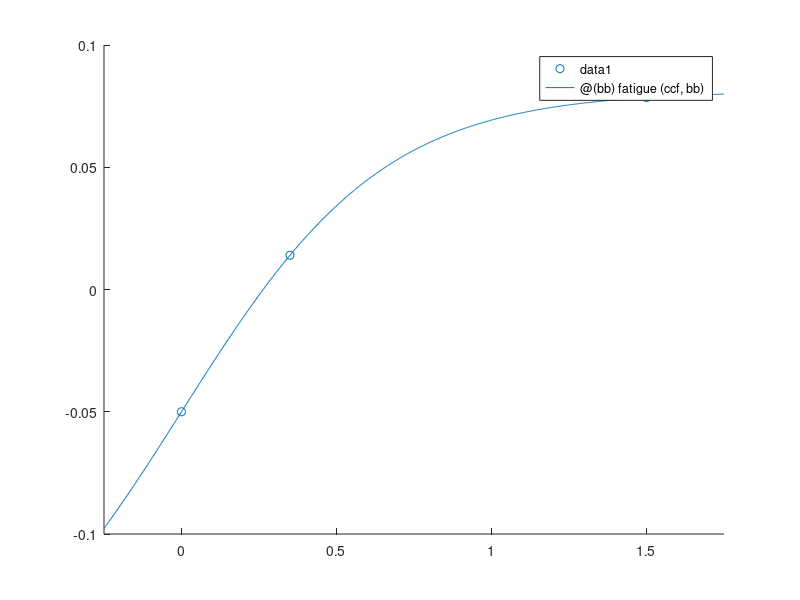

This figure's MATLAB source: (Note: this script raises an error after producing the figure.)
clear;
close all;

r = 0.04;
delta = 1.0 / 6.0;
kappa = r + delta;
bBar = 0.35;

atB = [ 0.0, bBar, 1.5];
primSurp = [ -0.05, r*bBar, 0.0785 ];
fatigue = @(coefs, bb) coefs(1) +  coefs(2) ./ (1.0 + exp(-coefs(3) * bb));
ccf = fsolve( @(cc) primSurp - fatigue(cc, atB), [-0.1816 0.2631 3.4111]);
prim = @(bb) fatigue(ccf, bb);

figure;
scatter(atB, primSurp);
hold on;
fplot( @(bb) fatigue(ccf, bb), [-0.25, 1.75]);
pause(0.5);

nu = 0.5;
maxRecov = 0.6;
qMin = 0.3;

bSz = 501;
zSz = 51;

% b = linspace(-0.25, 0.75, bSz);
b = linspace(-0.5, 2.0, bSz);
[z, zPi] = makeMC(0.0, 0.95, 0.0075, zSz, true);

bInterval = b(2) - b(1);

bPr = zeros(zSz, bSz);
q = zeros(zSz, bSz);
d = zeros(zSz, bSz);

err = 1.0;
iter = 1;
errTol = 1.0e-5;
maxIter = 400;

while err > errTol && iter <= maxIter
  for zIx = 1:zSz
    for bIx = 1:bSz
      bHere = b(bIx);
      laff = q(zIx, :) .* (b - (1.0 - delta) * bHere); %#ok<*PFBNS>
      if iter > 30
        laff(q(zIx, :) < qMin) = -1000; % "underwriting standards"
      end
      thold = kappa * bHere - prim(bHere) - z(zIx);
      if max(laff) < thold
        if bHere > 0.0
          d(zIx, bIx) = 1;
          bPr(zIx, bIx) = min(maxRecov, nu * bHere);
        else
          d(zIx, bIx) = 0;
          bPr(zIx, bIx) = 0.0;
        end
      else
        d(zIx, bIx) = 0;
        if min(laff - thold) > 0
          bPr(zIx, bIx) = b(1);
        else
          for bPrIx = 1:bSz-1
            if laff(bPrIx) < thold && laff(bPrIx+1) >= thold
              slope = (laff(bPrIx+1) - laff(bPrIx)) / bInterval;
              intercept = laff(bPrIx) - thold - slope * b(bPrIx);
              bPr(zIx, bIx) = -intercept / slope;
              break;
            end
          end
        end
      end
    end % bIx
  end % zIx
  
  newq = zeros(size(q));
  for bIx = 1:bSz
    if b(bIx) <= 0.0
      newq(:, bIx) = 1.0;
    else
      for zIx = 1:zSz
        expTerms = zeros([zIx, 1]);
        for zPrIx = 1:zSz
          bPrPr = bPr(zPrIx, bIx);
          bSegments = floor((bPrPr - b(1)) / bInterval)+1;
          slope = (q(zPrIx, bSegments+1) - q(zPrIx, bSegments)) / bInterval;
          intercept = q(zPrIx, bSegments) - slope * b(bSegments);
          contQ = intercept + slope * bPrPr;
          
          recovB = min(maxRecov, nu * b(bIx));
          bSegments = floor((recovB - b(1)) / bInterval)+1;
          slope = (q(zPrIx, bSegments+1) - q(zPrIx, bSegments)) / bInterval;
          intercept = q(zPrIx, bSegments) - slope * b(bSegments);
          recovQ = intercept + slope * recovB;
          
          expTerms(zPrIx) = (1.0 - d(zPrIx, bIx)) * ( kappa + (1.0-delta) * contQ ) ...
            + d(zPrIx, bIx) * min(maxRecov / b(bIx), nu) * recovQ;
        end
        
        newq(zIx, bIx) = dot(zPi(zIx, :), expTerms) / (1.0 + r);
      end
    end % zIx
  end % bIx
  
  err = max(abs(q(:)  - newq(:) ));
  q = newq;
  if mod(iter,10)==0
    fprintf('Iter %d with error %f \n', iter, err);
  end
  iter = iter + 1;
end

figure;
subplot(1, 2, 1); plot(b, bPr(1:5:end, :)); hold on; plot(b, b, 'k--', 'LineWidth', 2); title('b''');
% subplot(1, 3, 2); plot(b, d(1:3:end, :)); title('d');
qb = q .* repmat(b, [zSz, 1]);
subplot(1, 2, 2); plot(b, qb(1:5:end, :)); title('q b');

rng(1989);
T = 50000;
[ simZ, simZix ] = simulateMarkov( T, z, zPi );
simB = bBar * ones([T, 1]);
simD = zeros([T, 1]);
simQ = qMin * ones([T, 1]);

for tIx = 1:T-1
  bHere = simB(tIx);
  zHere = simZ(tIx);
  zIx = simZix(tIx);
  laff = q(zIx, :) .* (b - (1.0 - delta) * bHere); %#ok<*PFBNS>
  laff(q(zIx, :) < qMin) = -1000;
  thold = kappa * bHere - prim(bHere) - zHere;
  if max(laff) < thold
    if bHere > 0.0
      simD(tIx) = 1;
      simB(tIx+1) = min(maxRecov, nu * simB(tIx));
    else
      simD(tIx) = 0;
      simB(tIx+1) = 0.0;
    end
  else
    simD(tIx) = 0;
    if min(laff - thold) > 0
      simB(tIx+1) = b(1);
    else
      for bPrIx = 1:bSz-1
        if laff(bPrIx) < thold && laff(bPrIx+1) >= thold
          slope = (laff(bPrIx+1) - laff(bPrIx)) / bInterval;
          intercept = laff(bPrIx) - thold - slope * b(bPrIx);
          simB(tIx+1) = -intercept / slope;

          slope = (q(zIx, bPrIx+1) - q(zIx, bPrIx)) / bInterval;
          intercept = q(zIx, bPrIx) - slope * b(bPrIx);
          simQ(tIx+1) = intercept + slope * simB(tIx+1);
          break;
        end
      end
    end
  end
end

simH = prim(simB) + simZ';
simSp = kappa * (1.0 ./ simQ - 1.0);

figure;
subplot(2, 2, 1); histogram(simZ, zSz, 'Normalization', 'probability'); hold on;
histogram(simH, 50, 'Normalization', 'probability'); title('z and H');
subplot(2, 2, 2); histogram(simB, 50); title('B');
subplot(2, 2, 3); histogram(simD, 2, 'Normalization', 'probability'); title('Default');
subplot(2, 2, 4); histogram(simSp, 80, 'Normalization', 'probability'); xlim([0.0 0.1]); title('Spread');
